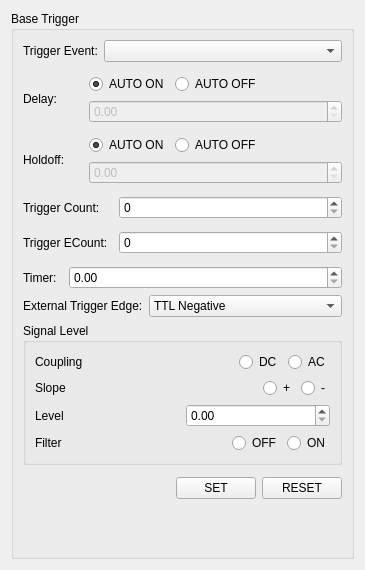
<?xml version="1.0" encoding="UTF-8"?>
<ui version="4.0">
 <class>Form</class>
 <widget class="QWidget" name="Form">
  <property name="geometry">
   <rect>
    <x>0</x>
    <y>0</y>
    <width>365</width>
    <height>570</height>
   </rect>
  </property>
  <property name="sizePolicy">
   <sizepolicy hsizetype="Preferred" vsizetype="Minimum">
    <horstretch>0</horstretch>
    <verstretch>0</verstretch>
   </sizepolicy>
  </property>
  <property name="minimumSize">
   <size>
    <width>0</width>
    <height>0</height>
   </size>
  </property>
  <property name="maximumSize">
   <size>
    <width>365</width>
    <height>600</height>
   </size>
  </property>
  <property name="windowTitle">
   <string>Form</string>
  </property>
  <layout class="QGridLayout" name="gridLayout">
   <item row="0" column="0">
    <widget class="QGroupBox" name="groupBox">
     <property name="title">
      <string>Base Trigger</string>
     </property>
     <layout class="QVBoxLayout" name="verticalLayout">
      <item>
       <layout class="QHBoxLayout" name="horizontalLayout">
        <property name="sizeConstraint">
         <enum>QLayout::SetDefaultConstraint</enum>
        </property>
        <item>
         <widget class="QLabel" name="label">
          <property name="text">
           <string>Trigger Event:</string>
          </property>
         </widget>
        </item>
        <item>
         <widget class="QComboBox" name="tevent_combobox">
          <property name="sizePolicy">
           <sizepolicy hsizetype="MinimumExpanding" vsizetype="Fixed">
            <horstretch>0</horstretch>
            <verstretch>0</verstretch>
           </sizepolicy>
          </property>
          <property name="insertPolicy">
           <enum>QComboBox::NoInsert</enum>
          </property>
          <property name="sizeAdjustPolicy">
           <enum>QComboBox::AdjustToContents</enum>
          </property>
         </widget>
        </item>
       </layout>
      </item>
      <item>
       <spacer name="verticalSpacer_3">
        <property name="orientation">
         <enum>Qt::Vertical</enum>
        </property>
        <property name="sizeType">
         <enum>QSizePolicy::Fixed</enum>
        </property>
        <property name="sizeHint" stdset="0">
         <size>
          <width>20</width>
          <height>6</height>
         </size>
        </property>
       </spacer>
      </item>
      <item>
       <layout class="QHBoxLayout" name="horizontalLayout_2">
        <item>
         <widget class="QLabel" name="label_2">
          <property name="sizePolicy">
           <sizepolicy hsizetype="MinimumExpanding" vsizetype="Preferred">
            <horstretch>0</horstretch>
            <verstretch>0</verstretch>
           </sizepolicy>
          </property>
          <property name="maximumSize">
           <size>
            <width>60</width>
            <height>16777215</height>
           </size>
          </property>
          <property name="text">
           <string>Delay:</string>
          </property>
         </widget>
        </item>
        <item>
         <layout class="QVBoxLayout" name="verticalLayout_2">
          <item>
           <layout class="QHBoxLayout" name="horizontalLayout_3">
            <item>
             <widget class="QRadioButton" name="delautoon_radio">
              <property name="text">
               <string>AUTO ON</string>
              </property>
              <property name="checked">
               <bool>true</bool>
              </property>
              <attribute name="buttonGroup">
               <string notr="true">buttonGroup</string>
              </attribute>
             </widget>
            </item>
            <item>
             <widget class="QRadioButton" name="delautooff_radio">
              <property name="text">
               <string>AUTO OFF</string>
              </property>
              <attribute name="buttonGroup">
               <string notr="true">buttonGroup</string>
              </attribute>
             </widget>
            </item>
            <item>
             <spacer name="horizontalSpacer">
              <property name="orientation">
               <enum>Qt::Horizontal</enum>
              </property>
              <property name="sizeHint" stdset="0">
               <size>
                <width>40</width>
                <height>20</height>
               </size>
              </property>
             </spacer>
            </item>
           </layout>
          </item>
          <item>
           <widget class="QDoubleSpinBox" name="del_doublespinbox">
            <property name="enabled">
             <bool>false</bool>
            </property>
           </widget>
          </item>
         </layout>
        </item>
       </layout>
      </item>
      <item>
       <spacer name="verticalSpacer_2">
        <property name="orientation">
         <enum>Qt::Vertical</enum>
        </property>
        <property name="sizeType">
         <enum>QSizePolicy::Fixed</enum>
        </property>
        <property name="sizeHint" stdset="0">
         <size>
          <width>20</width>
          <height>6</height>
         </size>
        </property>
       </spacer>
      </item>
      <item>
       <layout class="QHBoxLayout" name="horizontalLayout_4">
        <item>
         <widget class="QLabel" name="label_4">
          <property name="sizePolicy">
           <sizepolicy hsizetype="MinimumExpanding" vsizetype="Preferred">
            <horstretch>0</horstretch>
            <verstretch>0</verstretch>
           </sizepolicy>
          </property>
          <property name="minimumSize">
           <size>
            <width>55</width>
            <height>0</height>
           </size>
          </property>
          <property name="maximumSize">
           <size>
            <width>60</width>
            <height>16777215</height>
           </size>
          </property>
          <property name="text">
           <string>Holdoff:</string>
          </property>
         </widget>
        </item>
        <item>
         <layout class="QVBoxLayout" name="verticalLayout_3">
          <item>
           <layout class="QHBoxLayout" name="horizontalLayout_5">
            <item>
             <widget class="QRadioButton" name="holdautoon_radio">
              <property name="text">
               <string>AUTO ON</string>
              </property>
              <property name="checked">
               <bool>true</bool>
              </property>
              <attribute name="buttonGroup">
               <string notr="true">buttonGroup_2</string>
              </attribute>
             </widget>
            </item>
            <item>
             <widget class="QRadioButton" name="holdautooff_radio">
              <property name="text">
               <string>AUTO OFF</string>
              </property>
              <attribute name="buttonGroup">
               <string notr="true">buttonGroup_2</string>
              </attribute>
             </widget>
            </item>
            <item>
             <spacer name="horizontalSpacer_2">
              <property name="orientation">
               <enum>Qt::Horizontal</enum>
              </property>
              <property name="sizeHint" stdset="0">
               <size>
                <width>40</width>
                <height>20</height>
               </size>
              </property>
             </spacer>
            </item>
           </layout>
          </item>
          <item>
           <widget class="QDoubleSpinBox" name="hold_doublespinbox">
            <property name="enabled">
             <bool>false</bool>
            </property>
            <property name="contextMenuPolicy">
             <enum>Qt::NoContextMenu</enum>
            </property>
           </widget>
          </item>
         </layout>
        </item>
       </layout>
      </item>
      <item>
       <spacer name="verticalSpacer_4">
        <property name="orientation">
         <enum>Qt::Vertical</enum>
        </property>
        <property name="sizeType">
         <enum>QSizePolicy::Fixed</enum>
        </property>
        <property name="sizeHint" stdset="0">
         <size>
          <width>20</width>
          <height>6</height>
         </size>
        </property>
       </spacer>
      </item>
      <item>
       <layout class="QHBoxLayout" name="horizontalLayout_6">
        <item>
         <widget class="QLabel" name="label_3">
          <property name="sizePolicy">
           <sizepolicy hsizetype="MinimumExpanding" vsizetype="Preferred">
            <horstretch>0</horstretch>
            <verstretch>0</verstretch>
           </sizepolicy>
          </property>
          <property name="maximumSize">
           <size>
            <width>90</width>
            <height>16777215</height>
           </size>
          </property>
          <property name="text">
           <string>Trigger Count:</string>
          </property>
         </widget>
        </item>
        <item>
         <widget class="QSpinBox" name="tcount_spinbox"/>
        </item>
       </layout>
      </item>
      <item>
       <spacer name="verticalSpacer_5">
        <property name="orientation">
         <enum>Qt::Vertical</enum>
        </property>
        <property name="sizeType">
         <enum>QSizePolicy::Fixed</enum>
        </property>
        <property name="sizeHint" stdset="0">
         <size>
          <width>20</width>
          <height>6</height>
         </size>
        </property>
       </spacer>
      </item>
      <item>
       <layout class="QHBoxLayout" name="horizontalLayout_7">
        <item>
         <widget class="QLabel" name="label_5">
          <property name="sizePolicy">
           <sizepolicy hsizetype="MinimumExpanding" vsizetype="Preferred">
            <horstretch>0</horstretch>
            <verstretch>0</verstretch>
           </sizepolicy>
          </property>
          <property name="maximumSize">
           <size>
            <width>90</width>
            <height>16777215</height>
           </size>
          </property>
          <property name="text">
           <string>Trigger ECount:</string>
          </property>
         </widget>
        </item>
        <item>
         <widget class="QSpinBox" name="tecount_spinbox"/>
        </item>
       </layout>
      </item>
      <item>
       <spacer name="verticalSpacer_6">
        <property name="orientation">
         <enum>Qt::Vertical</enum>
        </property>
        <property name="sizeType">
         <enum>QSizePolicy::Fixed</enum>
        </property>
        <property name="sizeHint" stdset="0">
         <size>
          <width>20</width>
          <height>6</height>
         </size>
        </property>
       </spacer>
      </item>
      <item>
       <layout class="QHBoxLayout" name="timer_row">
        <item>
         <widget class="QLabel" name="label_6">
          <property name="sizePolicy">
           <sizepolicy hsizetype="MinimumExpanding" vsizetype="Preferred">
            <horstretch>0</horstretch>
            <verstretch>0</verstretch>
           </sizepolicy>
          </property>
          <property name="maximumSize">
           <size>
            <width>40</width>
            <height>16777215</height>
           </size>
          </property>
          <property name="text">
           <string>Timer:</string>
          </property>
         </widget>
        </item>
        <item>
         <widget class="QDoubleSpinBox" name="tim_doublespinbox"/>
        </item>
       </layout>
      </item>
      <item>
       <layout class="QHBoxLayout" name="external_row">
        <item>
         <widget class="QLabel" name="label_8">
          <property name="sizePolicy">
           <sizepolicy hsizetype="MinimumExpanding" vsizetype="Preferred">
            <horstretch>0</horstretch>
            <verstretch>0</verstretch>
           </sizepolicy>
          </property>
          <property name="maximumSize">
           <size>
            <width>120</width>
            <height>16777215</height>
           </size>
          </property>
          <property name="text">
           <string>External Trigger Edge:</string>
          </property>
         </widget>
        </item>
        <item>
         <widget class="QComboBox" name="ext_combobox">
          <item>
           <property name="text">
            <string>TTL Negative</string>
           </property>
          </item>
          <item>
           <property name="text">
            <string>TTL Positive</string>
           </property>
          </item>
          <item>
           <property name="text">
            <string>Bipolar Negative</string>
           </property>
          </item>
          <item>
           <property name="text">
            <string>Bipolar Positive</string>
           </property>
          </item>
         </widget>
        </item>
       </layout>
      </item>
      <item>
       <widget class="QGroupBox" name="signal_groupbox">
        <property name="title">
         <string>Signal Level</string>
        </property>
        <layout class="QVBoxLayout" name="verticalLayout_4">
         <item>
          <layout class="QHBoxLayout" name="horizontalLayout_9">
           <item>
            <widget class="QLabel" name="label_7">
             <property name="sizePolicy">
              <sizepolicy hsizetype="Expanding" vsizetype="Preferred">
               <horstretch>0</horstretch>
               <verstretch>0</verstretch>
              </sizepolicy>
             </property>
             <property name="text">
              <string>Coupling</string>
             </property>
            </widget>
           </item>
           <item>
            <widget class="QRadioButton" name="tdccoup_radiobutton">
             <property name="text">
              <string>DC</string>
             </property>
             <attribute name="buttonGroup">
              <string notr="true">buttonGroup_3</string>
             </attribute>
            </widget>
           </item>
           <item>
            <widget class="QRadioButton" name="taccoup_radiobutton">
             <property name="text">
              <string>AC</string>
             </property>
             <attribute name="buttonGroup">
              <string notr="true">buttonGroup_3</string>
             </attribute>
            </widget>
           </item>
          </layout>
         </item>
         <item>
          <layout class="QHBoxLayout" name="horizontalLayout_10">
           <item>
            <widget class="QLabel" name="label_9">
             <property name="sizePolicy">
              <sizepolicy hsizetype="Expanding" vsizetype="Preferred">
               <horstretch>0</horstretch>
               <verstretch>0</verstretch>
              </sizepolicy>
             </property>
             <property name="text">
              <string>Slope</string>
             </property>
            </widget>
           </item>
           <item>
            <widget class="QRadioButton" name="tpos_radiobutton">
             <property name="text">
              <string>+</string>
             </property>
             <attribute name="buttonGroup">
              <string notr="true">buttonGroup_4</string>
             </attribute>
            </widget>
           </item>
           <item>
            <widget class="QRadioButton" name="tneg_radiobutton">
             <property name="text">
              <string>-</string>
             </property>
             <attribute name="buttonGroup">
              <string notr="true">buttonGroup_4</string>
             </attribute>
            </widget>
           </item>
          </layout>
         </item>
         <item>
          <layout class="QHBoxLayout" name="horizontalLayout_12">
           <item>
            <widget class="QLabel" name="label_10">
             <property name="text">
              <string>Level</string>
             </property>
            </widget>
           </item>
           <item>
            <widget class="QDoubleSpinBox" name="tlevel_spinbox"/>
           </item>
          </layout>
         </item>
         <item>
          <layout class="QHBoxLayout" name="horizontalLayout_11">
           <item>
            <widget class="QLabel" name="label_11">
             <property name="sizePolicy">
              <sizepolicy hsizetype="Expanding" vsizetype="Preferred">
               <horstretch>0</horstretch>
               <verstretch>0</verstretch>
              </sizepolicy>
             </property>
             <property name="text">
              <string>Filter</string>
             </property>
            </widget>
           </item>
           <item>
            <widget class="QRadioButton" name="tfiltoff_radiobutton">
             <property name="text">
              <string>OFF</string>
             </property>
             <attribute name="buttonGroup">
              <string notr="true">buttonGroup_5</string>
             </attribute>
            </widget>
           </item>
           <item>
            <widget class="QRadioButton" name="tfilton_radiobutton">
             <property name="text">
              <string>ON</string>
             </property>
             <attribute name="buttonGroup">
              <string notr="true">buttonGroup_5</string>
             </attribute>
            </widget>
           </item>
          </layout>
         </item>
        </layout>
       </widget>
      </item>
      <item>
       <spacer name="verticalSpacer_7">
        <property name="orientation">
         <enum>Qt::Vertical</enum>
        </property>
        <property name="sizeType">
         <enum>QSizePolicy::Fixed</enum>
        </property>
        <property name="sizeHint" stdset="0">
         <size>
          <width>20</width>
          <height>6</height>
         </size>
        </property>
       </spacer>
      </item>
      <item>
       <layout class="QHBoxLayout" name="horizontalLayout_8">
        <item>
         <spacer name="horizontalSpacer_3">
          <property name="orientation">
           <enum>Qt::Horizontal</enum>
          </property>
          <property name="sizeHint" stdset="0">
           <size>
            <width>40</width>
            <height>20</height>
           </size>
          </property>
         </spacer>
        </item>
        <item>
         <widget class="QPushButton" name="tset_pushbutton">
          <property name="text">
           <string>SET</string>
          </property>
         </widget>
        </item>
        <item>
         <widget class="QPushButton" name="treset_pushbutton">
          <property name="text">
           <string>RESET</string>
          </property>
         </widget>
        </item>
       </layout>
      </item>
      <item>
       <spacer name="verticalSpacer">
        <property name="orientation">
         <enum>Qt::Vertical</enum>
        </property>
        <property name="sizeHint" stdset="0">
         <size>
          <width>20</width>
          <height>0</height>
         </size>
        </property>
       </spacer>
      </item>
     </layout>
    </widget>
   </item>
  </layout>
 </widget>
 <resources/>
 <connections/>
 <buttongroups>
  <buttongroup name="buttonGroup"/>
  <buttongroup name="buttonGroup_2"/>
  <buttongroup name="buttonGroup_3"/>
  <buttongroup name="buttonGroup_4"/>
  <buttongroup name="buttonGroup_5"/>
 </buttongroups>
</ui>
